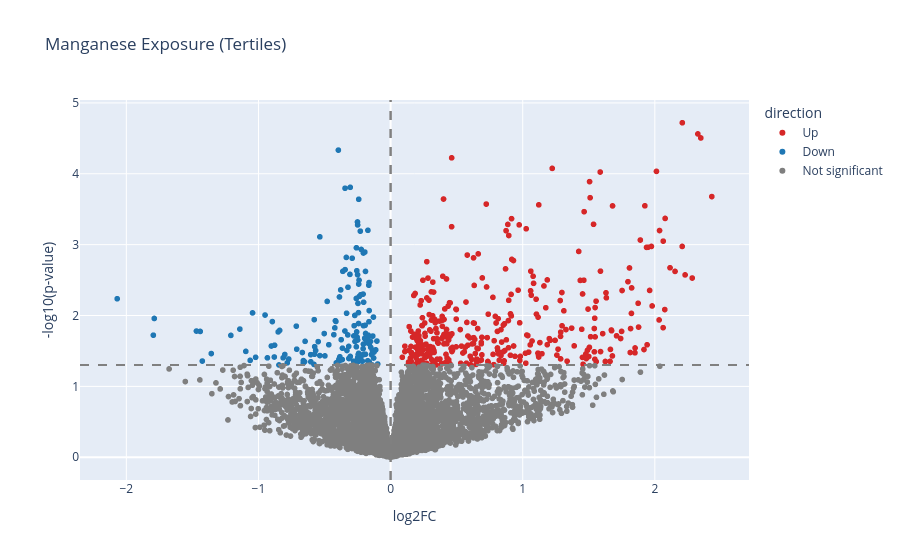

Notebook source saved alongside this figure:
### Code cell
obj = DifferentialAbundance(data=mn_untargeted_t1,metadata=mn_t1)
welch_Mn = obj.fit(contrast=("Tertiles","high","low"),applylog=True,equal_var=False)
welch_Mn = DifferentialAbundance.volcano_plot(welch_Mn,fc_thresh=0,use_adjusted=False,backend='plotly',title='Manganese Exposure (Tertiles)')
welch_Mn = welch_Mn[(welch_Mn['high_mean'] != 0) & (welch_Mn['low_mean'] != 0)]
welch_Mn = pd.merge(welch_Mn,annotations,right_index=True,left_index=True,how='outer')

### Figure 1 — Plotly figure (JSON) as saved in the notebook; plotly's stock layout.template omitted (floating-point values rounded to 4 significant figures; data arrays with more than 128 entries replaced by an {"elided": "..."} marker saying what was removed)
{"data": [{"customdata": {"elided": "364x1 str values"}, "hovertemplate": "direction=Up<br>log2FC=%{x}<br>-log10(p-value)=%{y}<br>feature=%{customdata[0]}<extra></extra>", "legendgroup": "Up", "marker": {"color": "#d62728", "symbol": "circle"}, "mode": "markers", "name": "Up", "showlegend": true, "type": "scattergl", "x": {"elided": "364 float values"}, "xaxis": "x", "y": {"elided": "364 float values"}, "yaxis": "y"}, {"customdata": {"elided": "152x1 str values"}, "hovertemplate": "direction=Down<br>log2FC=%{x}<br>-log10(p-value)=%{y}<br>feature=%{customdata[0]}<extra></extra>", "legendgroup": "Down", "marker": {"color": "#1f77b4", "symbol": "circle"}, "mode": "markers", "name": "Down", "showlegend": true, "type": "scattergl", "x": {"elided": "152 float values"}, "xaxis": "x", "y": {"elided": "152 float values"}, "yaxis": "y"}, {"customdata": {"elided": "8580x1 str values"}, "hovertemplate": "direction=Not significant<br>log2FC=%{x}<br>-log10(p-value)=%{y}<br>feature=%{customdata[0]}<extra></extra>", "legendgroup": "Not significant", "marker": {"color": "#7f7f7f", "symbol": "circle"}, "mode": "markers", "name": "Not significant", "showlegend": true, "type": "scattergl", "x": {"elided": "8580 float values"}, "xaxis": "x", "y": {"elided": "8580 float values"}, "yaxis": "y"}], "layout": {"legend": {"title": {"text": "direction"}, "tracegroupgap": 0}, "shapes": [{"line": {"color": "grey", "dash": "dash"}, "type": "line", "x0": 0, "x1": 0, "xref": "x", "y0": 0, "y1": 1, "yref": "y domain"}, {"line": {"color": "grey", "dash": "dash"}, "type": "line", "x0": 0, "x1": 0, "xref": "x", "y0": 0, "y1": 1, "yref": "y domain"}, {"line": {"color": "grey", "dash": "dash"}, "type": "line", "x0": 0, "x1": 1, "xref": "x domain", "y0": 1.301, "y1": 1.301, "yref": "y"}], "title": {"text": "Manganese Exposure (Tertiles)"}, "xaxis": {"anchor": "y", "domain": [0, 1], "title": {"text": "log2FC"}}, "yaxis": {"anchor": "x", "domain": [0, 1], "title": {"text": "-log10(p-value)"}}}}
